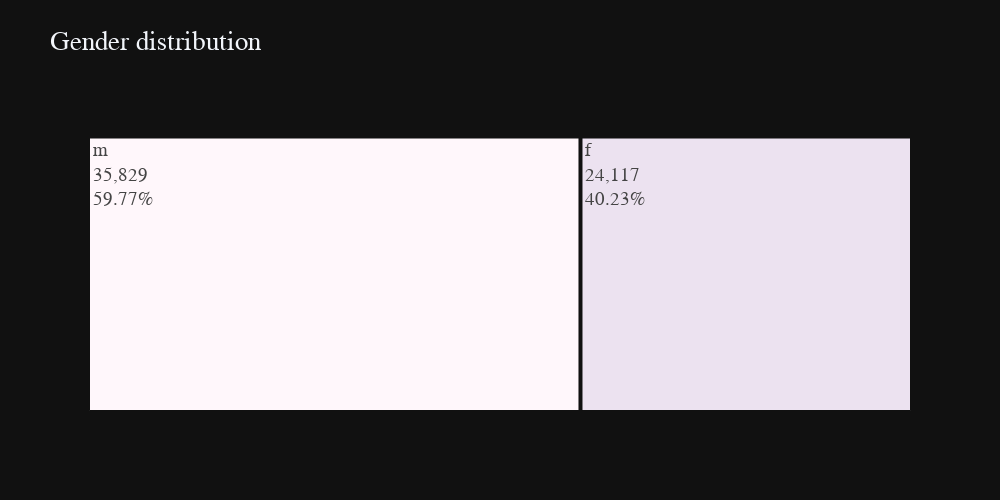

This figure's notebook cell:
### Code cell
# age               54, sex                2, drinks             6, drugs              3, education         32, ethnicity        217
fig=px.treemap(gender_df,
               path=[gender_df.index],
               values=gender_df.values,
               title="Gender distribution",
               color=gender_df.index,
               color_discrete_sequence=px.colors.sequential.PuBuGn,
               template='plotly_dark',
               width=1000, height=500
              )
percents = np.round((100*gender_df.values / sum(gender_df.values)).tolist(),2)
fig.data[0].customdata = percents
fig.data[0].texttemplate = '%{label}<br>%{value}<br>%{customdata}%'
fig.update_layout(font=dict(size=19,family="Franklin Gothic"))
fig.show()

### Figure 1 — Plotly figure (JSON) as saved in the notebook; plotly's stock layout.template omitted (floating-point values rounded to 4 significant figures)
{"data": [{"branchvalues": "total", "customdata": [59.77, 40.23], "domain": {"x": [0, 1], "y": [0, 1]}, "hovertemplate": "labels=%{label}<br>value=%{value}<br>parent=%{parent}<br>id=%{id}<br>index=%{customdata[0]}<extra></extra>", "ids": ["m", "f"], "labels": ["m", "f"], "marker": {"colors": ["rgb(255,247,251)", "rgb(236,226,240)"]}, "name": "", "parents": ["", ""], "texttemplate": "%{label}<br>%{value}<br>%{customdata}%", "type": "treemap", "values": [35829, 24117]}], "layout": {"font": {"family": "Franklin Gothic", "size": 19}, "height": 500, "legend": {"tracegroupgap": 0}, "title": {"text": "Gender distribution"}, "treemapcolorway": ["rgb(255,247,251)", "rgb(236,226,240)", "rgb(208,209,230)", "rgb(166,189,219)", "rgb(103,169,207)", "rgb(54,144,192)", "rgb(2,129,138)", "rgb(1,108,89)", "rgb(1,70,54)"], "width": 1000}}
